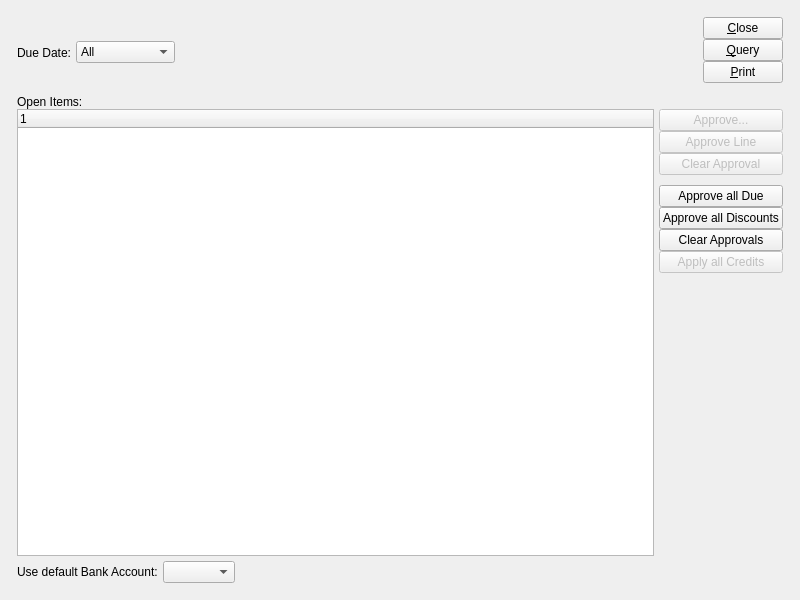
<?xml version="1.0" encoding="UTF-8"?>
<ui version="4.0">
 <comment>This file is part of the xTuple ERP: PostBooks Edition, a free and
open source Enterprise Resource Planning software suite,
Copyright (c) 1999-2019 by OpenMFG LLC, d/b/a xTuple.
It is licensed to you under the Common Public Attribution License
version 1.0, the full text of which (including xTuple-specific Exhibits)
is available at www.xtuple.com/CPAL.  By using this software, you agree
to be bound by its terms.</comment>
 <class>selectPayments</class>
 <widget class="QWidget" name="selectPayments">
  <property name="geometry">
   <rect>
    <x>0</x>
    <y>0</y>
    <width>800</width>
    <height>600</height>
   </rect>
  </property>
  <property name="windowTitle">
   <string>Approve Payments</string>
  </property>
  <layout class="QGridLayout" name="gridLayout_3">
   <item row="0" column="0">
    <layout class="QGridLayout" name="gridLayout_2">
     <property name="margin">
      <number>12</number>
     </property>
     <property name="spacing">
      <number>12</number>
     </property>
     <item row="0" column="0">
      <layout class="QHBoxLayout" name="horizontalLayout">
       <item>
        <layout class="QGridLayout" name="gridLayout">
         <item row="0" column="0" colspan="3">
          <widget class="VendorGroup" name="_vendorgroup"/>
         </item>
         <item row="1" column="0">
          <widget class="XLabel" name="_selectDateLit">
           <property name="text">
            <string>Due Date:</string>
           </property>
           <property name="alignment">
            <set>Qt::AlignRight|Qt::AlignTrailing|Qt::AlignVCenter</set>
           </property>
          </widget>
         </item>
         <item row="1" column="1">
          <widget class="XComboBox" name="_selectDate">
           <item>
            <property name="text">
             <string>All</string>
            </property>
           </item>
           <item>
            <property name="text">
             <string>On or Before</string>
            </property>
           </item>
           <item>
            <property name="text">
             <string>Between</string>
            </property>
           </item>
          </widget>
         </item>
         <item row="1" column="2">
          <widget class="QStackedWidget" name="_duedateStack">
           <property name="currentIndex">
            <number>0</number>
           </property>
           <widget class="QWidget" name="_allPage"/>
           <widget class="QWidget" name="_olderThanPage">
            <layout class="QGridLayout" name="_2">
             <item row="0" column="0">
              <layout class="QHBoxLayout" name="_3">
               <item>
                <widget class="DLineEdit" name="_onOrBeforeDate">
                 <property name="enabled">
                  <bool>true</bool>
                 </property>
                </widget>
               </item>
               <item>
                <spacer>
                 <property name="orientation">
                  <enum>Qt::Horizontal</enum>
                 </property>
                 <property name="sizeHint" stdset="0">
                  <size>
                   <width>40</width>
                   <height>20</height>
                  </size>
                 </property>
                </spacer>
               </item>
              </layout>
             </item>
            </layout>
           </widget>
           <widget class="QWidget" name="_betweenPage">
            <layout class="QGridLayout" name="_4">
             <item row="0" column="0">
              <widget class="DLineEdit" name="_startDate"/>
             </item>
             <item row="0" column="1">
              <widget class="XLabel" name="_andLit">
               <property name="text">
                <string>and</string>
               </property>
              </widget>
             </item>
             <item row="0" column="2">
              <widget class="DLineEdit" name="_endDate"/>
             </item>
            </layout>
           </widget>
          </widget>
         </item>
        </layout>
       </item>
       <item>
        <spacer name="horizontalSpacer">
         <property name="orientation">
          <enum>Qt::Horizontal</enum>
         </property>
         <property name="sizeHint" stdset="0">
          <size>
           <width>40</width>
           <height>20</height>
          </size>
         </property>
        </spacer>
       </item>
       <item>
        <layout class="QVBoxLayout">
         <property name="spacing">
          <number>0</number>
         </property>
         <item>
          <widget class="QPushButton" name="_close">
           <property name="text">
            <string>&amp;Close</string>
           </property>
           <property name="autoDefault">
            <bool>false</bool>
           </property>
           <property name="default">
            <bool>false</bool>
           </property>
          </widget>
         </item>
         <item>
          <widget class="QPushButton" name="_query">
           <property name="text">
            <string>&amp;Query</string>
           </property>
           <property name="autoDefault">
            <bool>false</bool>
           </property>
           <property name="default">
            <bool>false</bool>
           </property>
          </widget>
         </item>
         <item>
          <widget class="QPushButton" name="_print">
           <property name="text">
            <string>&amp;Print</string>
           </property>
           <property name="autoDefault">
            <bool>false</bool>
           </property>
           <property name="default">
            <bool>false</bool>
           </property>
          </widget>
         </item>
         <item>
          <spacer>
           <property name="orientation">
            <enum>Qt::Vertical</enum>
           </property>
           <property name="sizeType">
            <enum>QSizePolicy::Expanding</enum>
           </property>
           <property name="sizeHint" stdset="0">
            <size>
             <width>16</width>
             <height>0</height>
            </size>
           </property>
          </spacer>
         </item>
        </layout>
       </item>
      </layout>
     </item>
     <item row="1" column="0">
      <widget class="QFrame" name="frame">
       <property name="sizePolicy">
        <sizepolicy hsizetype="Preferred" vsizetype="Expanding">
         <horstretch>0</horstretch>
         <verstretch>1</verstretch>
        </sizepolicy>
       </property>
       <property name="frameShape">
        <enum>QFrame::NoFrame</enum>
       </property>
       <property name="frameShadow">
        <enum>QFrame::Plain</enum>
       </property>
       <layout class="QVBoxLayout">
        <property name="margin">
         <number>0</number>
        </property>
        <item>
         <layout class="QVBoxLayout">
          <property name="spacing">
           <number>0</number>
          </property>
          <item>
           <widget class="QLabel" name="_openAPItemsLit">
            <property name="text">
             <string>Open Items:</string>
            </property>
           </widget>
          </item>
          <item>
           <layout class="QHBoxLayout">
            <item>
             <widget class="XTreeWidget" name="_apopen">
              <property name="selectionMode">
               <enum>QAbstractItemView::ExtendedSelection</enum>
              </property>
             </widget>
            </item>
            <item>
             <layout class="QVBoxLayout">
              <property name="spacing">
               <number>0</number>
              </property>
              <item>
               <widget class="QPushButton" name="_select">
                <property name="enabled">
                 <bool>false</bool>
                </property>
                <property name="text">
                 <string>Approve...</string>
                </property>
                <property name="autoDefault">
                 <bool>false</bool>
                </property>
                <property name="default">
                 <bool>false</bool>
                </property>
               </widget>
              </item>
              <item>
               <widget class="QPushButton" name="_selectLine">
                <property name="enabled">
                 <bool>false</bool>
                </property>
                <property name="text">
                 <string>Approve Line</string>
                </property>
                <property name="autoDefault">
                 <bool>false</bool>
                </property>
                <property name="default">
                 <bool>false</bool>
                </property>
               </widget>
              </item>
              <item>
               <widget class="QPushButton" name="_clear">
                <property name="enabled">
                 <bool>false</bool>
                </property>
                <property name="text">
                 <string>Clear Approval</string>
                </property>
                <property name="autoDefault">
                 <bool>false</bool>
                </property>
                <property name="default">
                 <bool>false</bool>
                </property>
               </widget>
              </item>
              <item>
               <spacer name="verticalSpacer_2">
                <property name="orientation">
                 <enum>Qt::Vertical</enum>
                </property>
                <property name="sizeType">
                 <enum>QSizePolicy::Preferred</enum>
                </property>
                <property name="sizeHint" stdset="0">
                 <size>
                  <width>20</width>
                  <height>10</height>
                 </size>
                </property>
               </spacer>
              </item>
              <item>
               <widget class="QPushButton" name="_selectDue">
                <property name="text">
                 <string>Approve all Due</string>
                </property>
                <property name="autoDefault">
                 <bool>false</bool>
                </property>
                <property name="default">
                 <bool>false</bool>
                </property>
               </widget>
              </item>
              <item>
               <widget class="QPushButton" name="_selectDiscount">
                <property name="text">
                 <string>Approve all Discounts</string>
                </property>
                <property name="autoDefault">
                 <bool>false</bool>
                </property>
                <property name="default">
                 <bool>false</bool>
                </property>
               </widget>
              </item>
              <item>
               <widget class="QPushButton" name="_clearAll">
                <property name="text">
                 <string>Clear Approvals</string>
                </property>
                <property name="autoDefault">
                 <bool>false</bool>
                </property>
                <property name="default">
                 <bool>false</bool>
                </property>
               </widget>
              </item>
              <item>
               <widget class="QPushButton" name="_applyallcredits">
                <property name="enabled">
                 <bool>false</bool>
                </property>
                <property name="text">
                 <string>Apply all Credits</string>
                </property>
               </widget>
              </item>
              <item>
               <spacer>
                <property name="orientation">
                 <enum>Qt::Vertical</enum>
                </property>
                <property name="sizeType">
                 <enum>QSizePolicy::Expanding</enum>
                </property>
                <property name="sizeHint" stdset="0">
                 <size>
                  <width>16</width>
                  <height>46</height>
                 </size>
                </property>
               </spacer>
              </item>
             </layout>
            </item>
           </layout>
          </item>
         </layout>
        </item>
        <item>
         <layout class="QHBoxLayout">
          <property name="spacing">
           <number>5</number>
          </property>
          <item>
           <widget class="QLabel" name="_bankaccntLit">
            <property name="text">
             <string>Use default Bank Account:</string>
            </property>
           </widget>
          </item>
          <item>
           <layout class="QHBoxLayout">
            <property name="spacing">
             <number>0</number>
            </property>
            <item>
             <widget class="XComboBox" name="_bankaccnt">
              <property name="allowNull">
               <bool>true</bool>
              </property>
             </widget>
            </item>
            <item>
             <spacer>
              <property name="orientation">
               <enum>Qt::Horizontal</enum>
              </property>
              <property name="sizeType">
               <enum>QSizePolicy::MinimumExpanding</enum>
              </property>
              <property name="sizeHint" stdset="0">
               <size>
                <width>40</width>
                <height>20</height>
               </size>
              </property>
             </spacer>
            </item>
           </layout>
          </item>
         </layout>
        </item>
       </layout>
      </widget>
     </item>
    </layout>
   </item>
  </layout>
 </widget>
 <layoutdefault spacing="5" margin="5"/>
 <customwidgets>
  <customwidget>
   <class>DLineEdit</class>
   <extends>QWidget</extends>
   <header>datecluster.h</header>
   <container>1</container>
  </customwidget>
  <customwidget>
   <class>VendorGroup</class>
   <extends>QWidget</extends>
   <header>vendorgroup.h</header>
  </customwidget>
  <customwidget>
   <class>XComboBox</class>
   <extends>QComboBox</extends>
   <header>xcombobox.h</header>
  </customwidget>
  <customwidget>
   <class>XLabel</class>
   <extends>QLabel</extends>
   <header>xlabel.h</header>
  </customwidget>
  <customwidget>
   <class>XTreeWidget</class>
   <extends>QTreeWidget</extends>
   <header>xtreewidget.h</header>
   <container>1</container>
  </customwidget>
 </customwidgets>
 <tabstops>
  <tabstop>_apopen</tabstop>
  <tabstop>_select</tabstop>
  <tabstop>_selectLine</tabstop>
  <tabstop>_clear</tabstop>
  <tabstop>_selectDue</tabstop>
  <tabstop>_selectDiscount</tabstop>
  <tabstop>_clearAll</tabstop>
  <tabstop>_bankaccnt</tabstop>
  <tabstop>_close</tabstop>
 </tabstops>
 <resources/>
 <connections>
  <connection>
   <sender>_apopen</sender>
   <signal>valid(bool)</signal>
   <receiver>_clear</receiver>
   <slot>setEnabled(bool)</slot>
   <hints>
    <hint type="sourcelabel">
     <x>398</x>
     <y>398</y>
    </hint>
    <hint type="destinationlabel">
     <x>775</x>
     <y>210</y>
    </hint>
   </hints>
  </connection>
  <connection>
   <sender>_close</sender>
   <signal>clicked()</signal>
   <receiver>selectPayments</receiver>
   <slot>close()</slot>
   <hints>
    <hint type="sourcelabel">
     <x>776</x>
     <y>45</y>
    </hint>
    <hint type="destinationlabel">
     <x>20</x>
     <y>20</y>
    </hint>
   </hints>
  </connection>
  <connection>
   <sender>_apopen</sender>
   <signal>valid(bool)</signal>
   <receiver>_select</receiver>
   <slot>setEnabled(bool)</slot>
   <hints>
    <hint type="sourcelabel">
     <x>534</x>
     <y>469</y>
    </hint>
    <hint type="destinationlabel">
     <x>775</x>
     <y>187</y>
    </hint>
   </hints>
  </connection>
  <connection>
   <sender>_apopen</sender>
   <signal>valid(bool)</signal>
   <receiver>_selectLine</receiver>
   <slot>setEnabled(bool)</slot>
   <hints>
    <hint type="sourcelabel">
     <x>534</x>
     <y>469</y>
    </hint>
    <hint type="destinationlabel">
     <x>775</x>
     <y>187</y>
    </hint>
   </hints>
  </connection>
  <connection>
   <sender>_selectDate</sender>
   <signal>currentIndexChanged(int)</signal>
   <receiver>_duedateStack</receiver>
   <slot>setCurrentIndex(int)</slot>
   <hints>
    <hint type="sourcelabel">
     <x>119</x>
     <y>89</y>
    </hint>
    <hint type="destinationlabel">
     <x>279</x>
     <y>93</y>
    </hint>
   </hints>
  </connection>
 </connections>
</ui>
